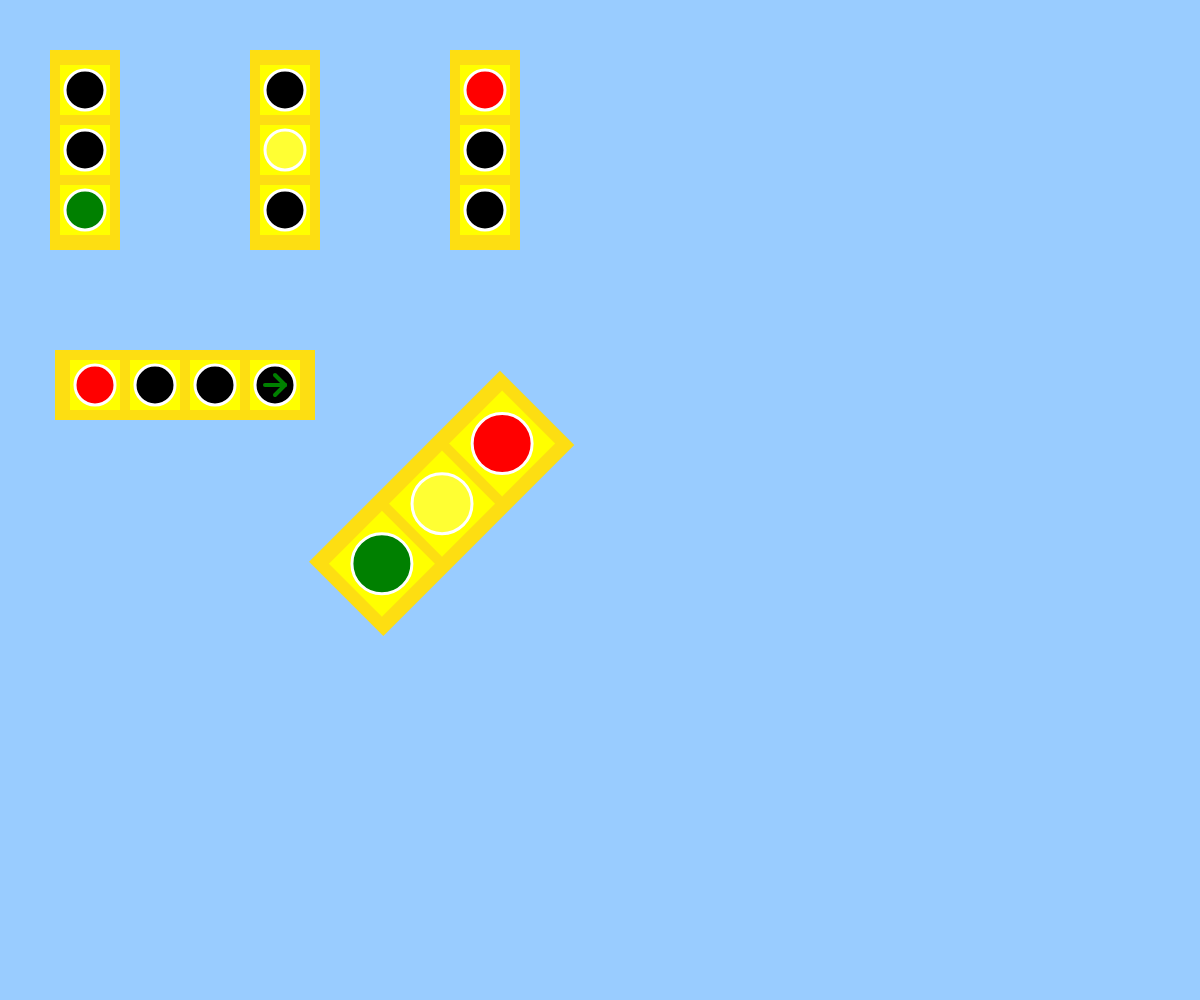
Frame 1 (no input)
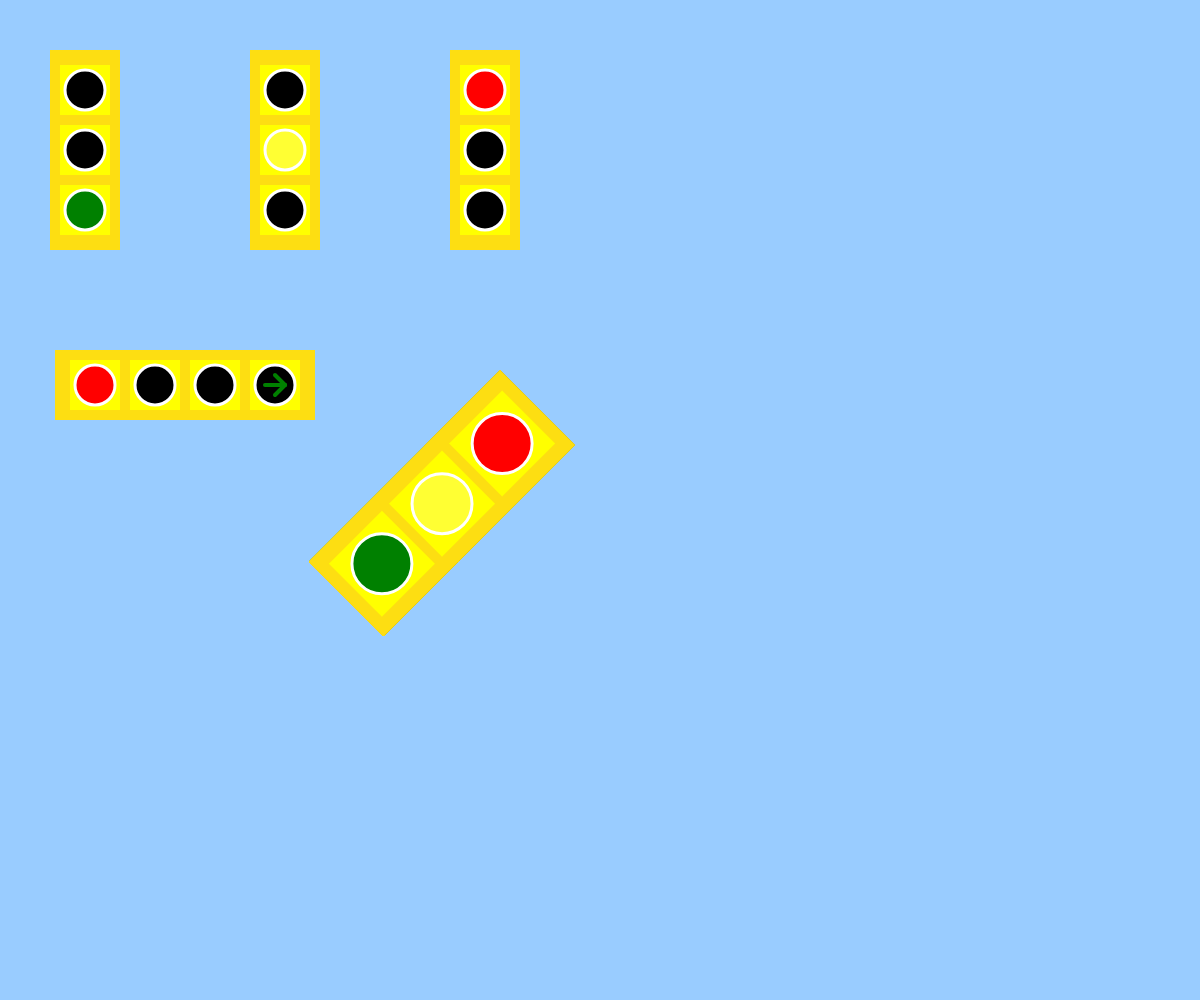
Frame 60 (no input)
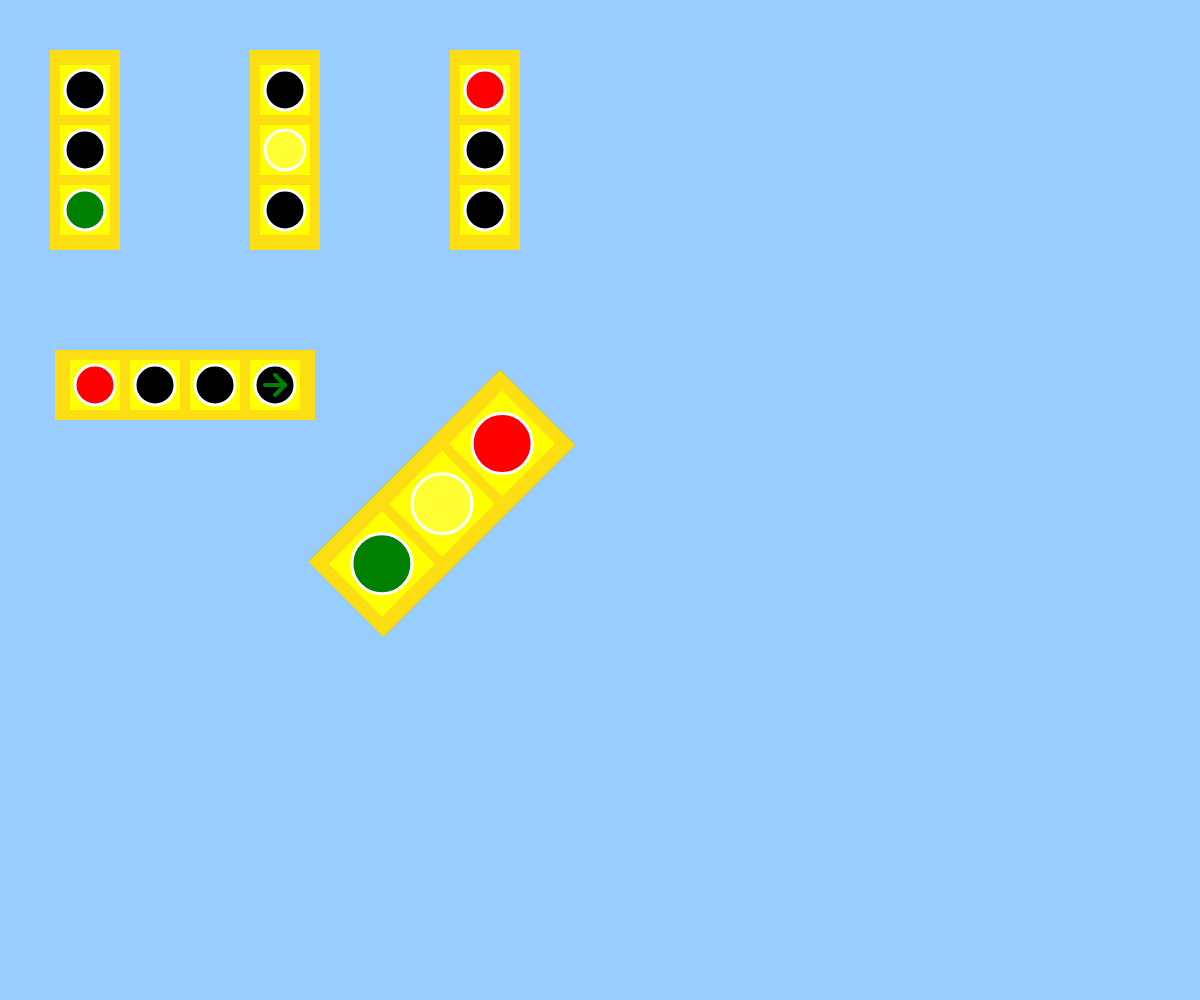
Frame 120 (the mouse pressed at the canvas centre since frame 60)

The p5.js sketch that drew these frames (run headless with seeded random() and noise() and a simulated clock; from frame 60 on, the mouse is pressed at the canvas centre):

// p5.js sketch
// ── sketch.js
//Exercise 2: Manar Elbeshbishy

/*The concept I had was to demonstrate the different techniques
required through the different depth and light options of a 
traffic light, as well as a different type and size of traffic
light. I used push and pop functions to isolate the different 
traffic lights and protect against any translations/rotation and
changes I made to each traffic light, and worked on the compostion
by making each traffic light individually*/

// runs once at the beginning
function setup() {
  createCanvas(windowWidth, windowHeight);
  background(153, 204, 255);
}

// runs once each time the browser window is resized
function windowResized() {
  resizeCanvas(windowWidth, windowHeight);
}

// runs continuously - main render loop
function draw() {
  noStroke();
  //first traffic light
  push();
  fill(253, 222, 18);
  rect(50, 50, 70, 200);
  
 
  rectMode(CENTER);
  fill('yellow');
  rect(85,90,50);
  rect(85, 150, 50);
  rect(85, 210, 50);
  
  
  strokeWeight(3);
  stroke(255);
  
  fill('black');
  ellipse(85, 90, 40);
  ellipse(85, 150, 40);
  
  fill('green');
  ellipse(85, 210, 40);
  pop();
  
  //second traffic light
  
  push();
  translate(200, 0);
  fill(253, 222, 18);
  rect(50, 50, 70, 200);
  
  rectMode(CENTER);
  fill('yellow');
  rect(85,90,50);
  rect(85, 150, 50);
  rect(85, 210, 50);
  
  strokeWeight(3);
  stroke(255);
  fill('black');
  ellipse(85, 90, 40);
  
  fill(255, 255, 51);
  ellipse(85, 150, 40);
  
  fill('black');
  ellipse(85, 210, 40);
  pop();
  
  //third traffic light
  push();
  translate(400, 0);
  fill(253, 222, 18);
  rect(50, 50, 70, 200);
  
  rectMode(CENTER);
  fill('yellow');
  rect(85,90,50);
  rect(85, 150, 50);
  rect(85, 210, 50);
  
  strokeWeight(3);
  stroke(255);
  
  fill('red');
  ellipse(85, 90, 40);
  
  fill('black');
  ellipse(85, 150, 40);
  ellipse(85, 210, 40);
  pop();
  
  //fourth traffic light
  push();
  translate(365, 300);
  rotate(radians(90));
  
  fill(253, 222, 18);
  rect(50, 50, 70, 260);
  
  rectMode(CENTER);
  fill('yellow');
  rect(85,90,50);
  rect(85, 150, 50);
  rect(85, 210, 50);
  rect(85, 270, 50);
  
  strokeWeight(3);
  stroke(255);
  
  fill('black');
  ellipse(85, 90, 40);
  ellipse(85, 150, 40);
  ellipse(85, 210, 40);
  
  fill('red');
  ellipse(85, 270, 40);
  pop();
  
  push();
  stroke('green');
  strokeWeight(4);
  line(265, 385, 285, 385);
  line(285, 385, 275, 375);
  line(285, 385, 275, 395);
  pop();
  
  //fifth traffic light
  
  push();
  
  translate(500, 300);
  rotate(radians(45));
  
  fill(253, 222, 18);
  rect(50, 50, 105, 270);
  
 
  rectMode(CENTER);
  fill('yellow');
  rect(103, 100, 75);
  rect(103, 185, 75);
  rect(103, 270, 75);
  
  
  strokeWeight(3);
  stroke(255);
  
  fill('red');
  ellipse(103, 100, 60);
  
  fill(255, 255, 51)
  ellipse(103, 185, 60);
  
  fill('green');
  ellipse(103, 270, 60);
  pop();
  
}
